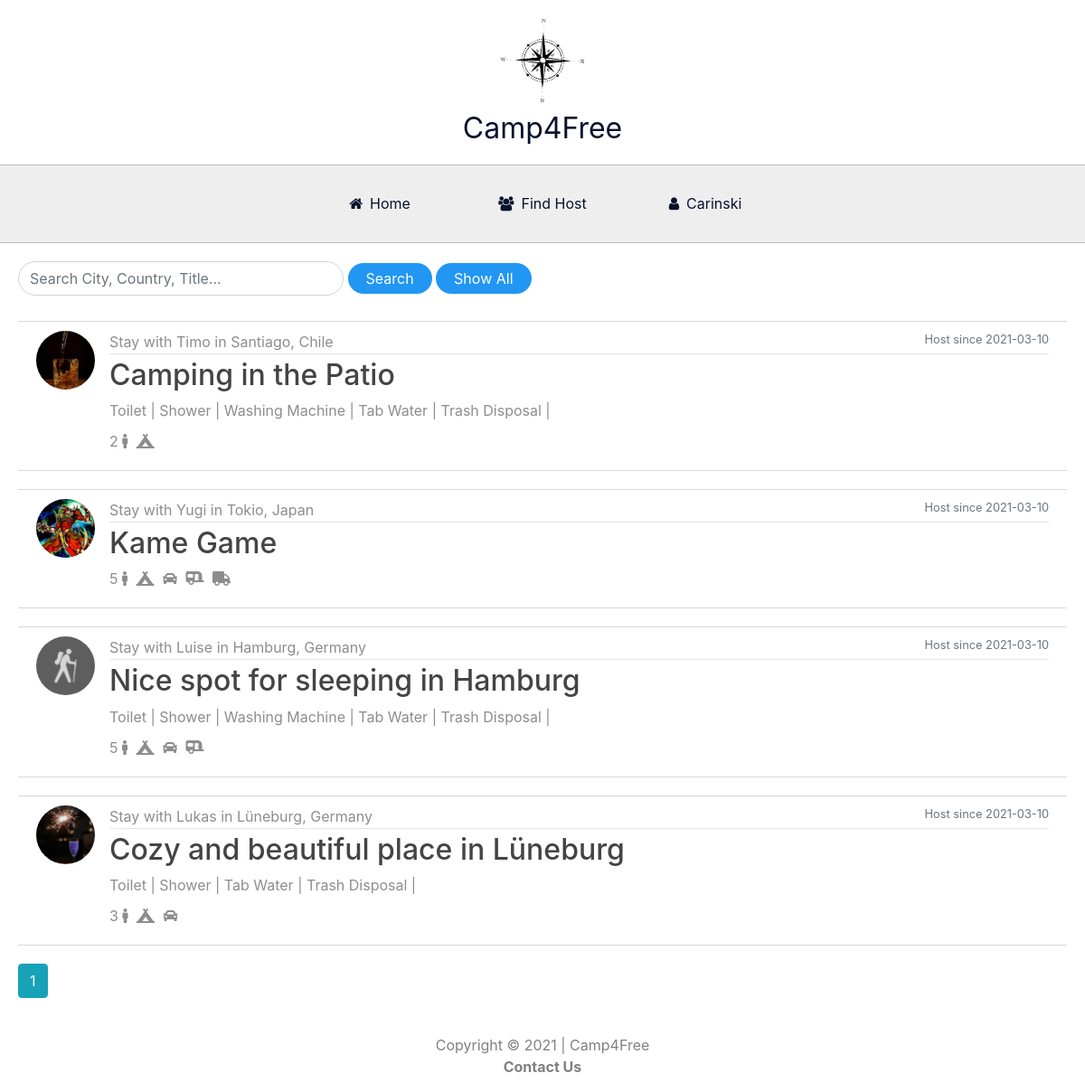
The page /find_host (signed in) on the database as committed earlier.
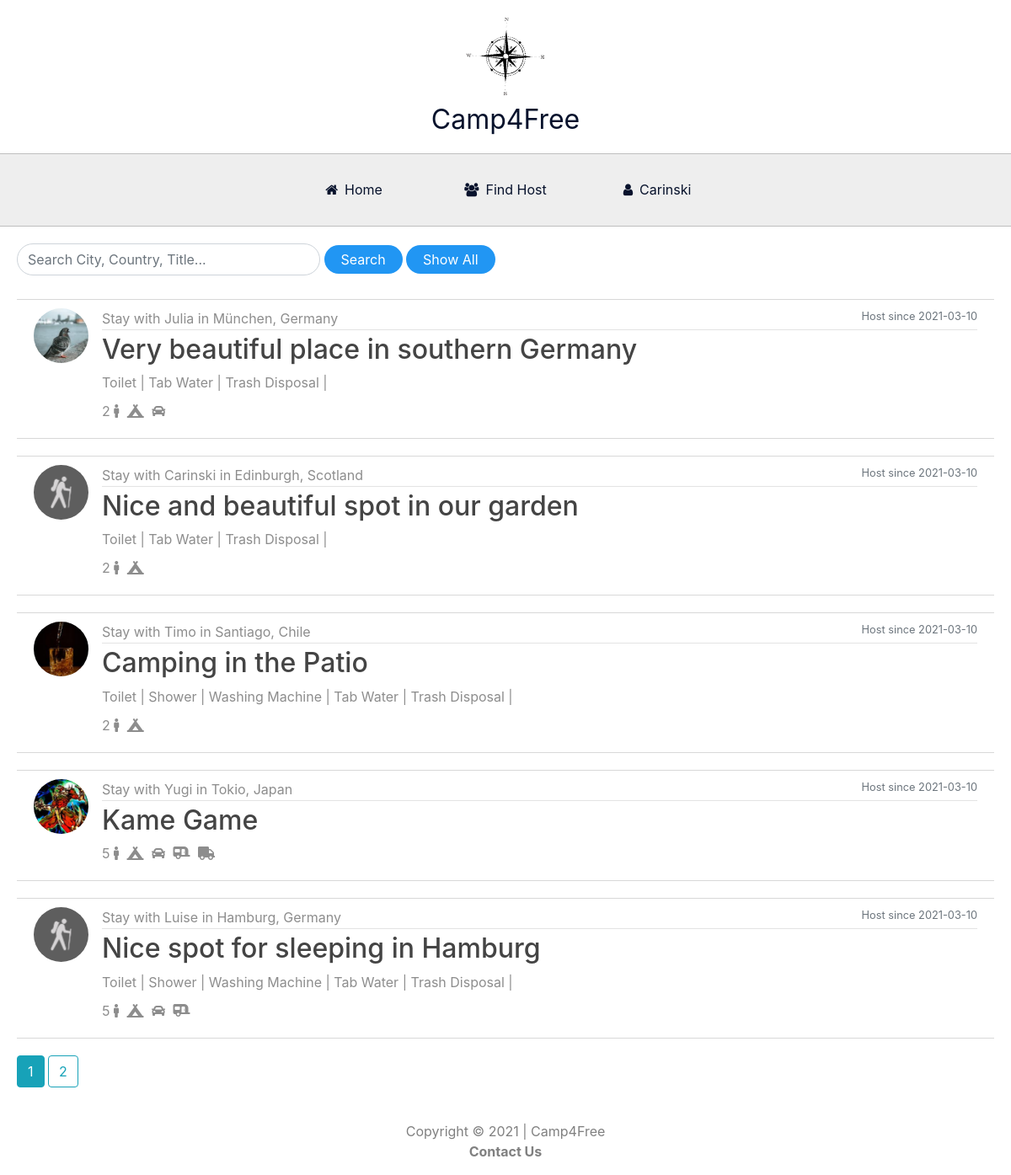
The same page on the database as committed later.
### website/models.py (models this page shows, shortened)
class User(db.Model, UserMixin):
    id = db.Column(db.Integer, primary_key=True)
    firstname = db.Column(db.String(50), nullable = False)
    surname = db.Column(db.String(50), nullable = False)
    age = db.Column(db.String(3))
    gender = db.Column(db.String(20))
    countryresidence = db.Column(db.String(30))
    language1 = db.Column(db.String(30), nullable = False)
    language2 = db.Column(db.String(30), nullable = False)
    language3 = db.Column(db.String(30), nullable = False)
    email = db.Column(db.String(50), unique=True, nullable = False)
    phonenumber = db.Column(db.String(20), nullable = False)
    password = db.Column(db.String(60), nullable = False)
    date = db.Column(db.DateTime(timezone=True), default=func.now())
    image_file = db.Column(db.String(20), nullable = False, default='default.jpeg')
    host = db.relationship('Host', backref='provider', lazy=True)
    traveller = db.relationship('Traveller', backref='passenger', lazy=True)

class Host(db.Model, UserMixin):
    id = db.Column(db.Integer, primary_key=True)
    title = db.Column(db.String(30), nullable = False)
    country = db.Column(db.String(30), nullable = False)
    street = db.Column(db.String(50), nullable = False)
    housenumber = db.Column(db.String(6), nullable = False)
    city = db.Column(db.String(30), nullable = False)
    state = db.Column(db.String(30), nullable = False)
    zipcode = db.Column(db.String(10), nullable = False)
    maximumpeople = db.Column(db.String(2), nullable = False)
    h_tent = db.Column(db.String(6))
    h_car = db.Column(db.String(6))
    h_cartrailer = db.Column(db.String(6))
    h_motorhome = db.Column(db.String(6))
    h_toilet = db.Column(db.String(20))
    h_shower = db.Column(db.String(20))
    h_washingmachine = db.Column(db.String(20))
    h_water = db.Column(db.String(6))
    h_trash = db.Column(db.String(6))
    h_note = db.Column(db.String(5000))
    date = db.Column(db.DateTime(timezone=True), default=func.now())
    on_off = db.Column(db.String(6), default='On')
    user_id = db.Column(db.Integer, db.ForeignKey('user.id'), nullable = False)

### website/views.py (the view)
@views.route('/find_host', methods=['GET', 'POST'])
@login_required
def find_host():
    hostvalue = Host.query.filter_by(user_id = current_user.id).first()
    travellervalue = Traveller.query.filter_by(user_id = current_user.id).first()
    page = request.args.get('page', 1, type=int)
    hosts = Host.query.order_by(Host.date.desc()).paginate(page=page, per_page=5)
    if travellervalue:
        if request.method == 'POST':
            return redirect(url_for('views.find_host'))
        return render_template("find_host.html", user=current_user, hosts=hosts)
    else:
        flash('You have to register as a traveller before accessing this page!', category='error')
        return redirect(url_for('views.account'))

### website/__init__.py (called while the page is built)
def create_app():
    from .views import views
    from .auth import auth
    app.register_blueprint(views, url_prefix='/')
    app.register_blueprint(auth, url_prefix='/')
    from .models import User, Host, Traveller
    create_database(app)
    login_manager = LoginManager()
    login_manager.login_view = 'auth.login'
    login_manager.init_app(app)
    @login_manager.user_loader
    def load_user(id):
        return User.query.get(int(id))
    return app

### website/templates/find_host.html (shortened to what this page needs)
{% extends "base.html" %}
{% block content %}
<form method="GET" action="search">
  <div class="search">
    <input style="display: inline; text-transform: capitalize" type="text" class="form-control" id="searchbar" name="searchbar" placeholder="Search City, Country, Title...">
    <button type="submit" class="edit">Search</button>
    <a href="{{ url_for('views.find_host') }}"><button name="show_all" type="button" value="show_all" class="edit" >Show All</button></a>
  </div>
</form>
    {% for host in hosts.items %}
      {% if host.on_off == "On" %}
          <article class="media content-section">
            <img class="rounded-circle article-img" src="{{ url_for('static', filename='profile_pics/' + host.provider.image_file) }}">
            <div class="media-body">
              <div class="article-metadata">Stay with {{ host.provider.firstname }} in {{ host.city }}, {{ host.country }}
                <small class="text-muted" style="float: right">Host since {{ host.date.strftime('%Y-%m-%d') }}</small>
              </div>
              <h2><a class="article-title" href="{{ url_for('views.specific_host', host_id=host.id) }}">{{ host.title }}</a></h2>
              <div class="offerings">
                {% if host.h_toilet == "Yes" %}
                <li>Toilet | </li>
                {% endif %}
                {% if host.h_shower == "Yes" %}
                <li>Shower | </li>
                {% endif %}
                {% if host.h_washingmachine == "Yes" %}
                <li>Washing Machine | </li>
                {% endif %}
                {% if host.h_water == "Yes" %}
                <li>Tab Water | </li>
                {% endif %}
                {% if host.h_trash == "Yes" %}
                <li>Trash Disposal | </li>
                {% endif %}
              </div>
              <div class="spacefor">
                  <li>{{ host.maximumpeople }} <i class="fas fa-male"></i></li>
                  {% if host.h_tent == "Yes" %}
                  <li><i class="fas fa-campground"></i></li>
                  {% endif %}
                  {% if host.h_car == "Yes" %}
                  <li><i class="fas fa-car"></i></li>
                  {% endif %}
                  {% if host.h_cartrailer == "Yes" %}
                  <li><i class="fas fa-caravan"></i></li>
                  {% endif %}
                  {% if host.h_motorhome == "Yes" %}
                  <li><i class="fas fa-truck"></i></li>
                  {% endif %}
              </div>
            </div>
          </article>
        {% endif %}
    {% endfor %}
    <div class="listing">
    {% for page_num in hosts.iter_pages(left_edge=1, right_edge=1, left_current=1, right_current=2) %}
          {% if page_num %}
            {% if hosts.page == page_num %}
              <a class="btn btn-info mb-4" href="{{ url_for ('views.find_host', page=page_num) }}">{{ page_num }}</a>
            {% else %}
              <a class="btn btn-outline-info mb-4" href="{{ url_for ('views.find_host', page=page_num) }}">{{ page_num }}</a>
            {% endif %}
          {% endif %}
    {% endfor %}
    </div>
{% endblock%}

### website/templates/base.html (shortened to what this page needs)
<!DOCTYPE html>
<html>
    <head>
        <link rel="stylesheet" href="{{ url_for('static', filename='style.css') }}">
        <link rel="stylesheet" href="https://use.fontawesome.com/releases/v5.15.2/css/all.css">
        <link rel="stylesheet" href="https://use.fontawesome.com/releases/v5.15.2/css/v4-shims.css">
        <link
        rel="stylesheet"
        href="https://stackpath.bootstrapcdn.com/bootstrap/4.4.1/css/bootstrap.min.css"
        />
        <link
        rel="stylesheet"
        href="https://stackpath.bootstrapcdn.com/font-awesome/4.7.0/css/font-awesome.min.css"
        />
        <link rel="stylesheet" href="https://maxcdn.bootstrapcdn.com/bootstrap/4.0.0/css/bootstrap.min.css">
    </head>
    <body>
        <div id="top">
            <div id="logo">
                <img src="static/img/compass.png" alt="Compass">
            </div>
            <div id="logo-name">Camp4Free</div>
        </div>
        <div class="menu-bar">
            <ul>
                <li><a href="/"><i class="fa fa-home"></i>Home</a></li>
                <li><a href="{{ url_for('views.find_host') }}"><i class="fa fa-users"></i>Find Host</a></li>
                {% if user.is_authenticated %}
                <li><a href="{{ url_for('views.account') }}"><i class="fa fa-user"></i>{{current_user.firstname}}</a>
                {% endif %}
            </ul>
        </div>
        <div class="content">
            {% block content %}
            {% endblock %}
        </div>
        <div class="footer">
            Copyright © 2021 | Camp4Free
            <a href="{{ url_for('views.contact') }}" style="color:grey; font-weight: bold;">Contact Us</a>
        </div>
    </body>
</html>

### website/static/style.css (style rules this page uses)
* { padding: 0px; margin: 0px; box-sizing: border-box; }
body { font-family: sans-serif; }
#top { text-align: center; }
#logo { display: inline-block; margin-top: 16px; }
#logo img { height: 101.55px; width: 138px; transform: rotate(348deg); }
#logo-name { font-size: 32px; color: rgb(7, 18, 44); margin-bottom: 16px; }
.menu-bar { background-color:rgb(238, 238, 238); text-align: center; border-top: solid 1px rgb(190, 190, 190); border-bottom: solid 1px rgb(190, 190, 190); }
.menu-bar ul { display: inline-flex; list-style: none; color: rgb(7, 18, 44); }
.menu-bar ul li { width: 150px; margin: 15px; margin-bottom: 0px; padding: 15px; }
.menu-bar ul li a { text-decoration: none; color: rgb(7, 18, 44); }
.menu-bar .fa { margin-right: 8px; }
.footer { text-align: center; color: grey; padding: 16px; }
.edit { background-color: #2196F3; border: none; color: white; padding: 5px 20px; text-align: center; text-decoration: none; display: inline-block; font-size: 16px; border-radius: 34px; margin-bottom: 10px; }
img { image-orientation: from-image; }
article { padding: 10px 20px; border-top: 1px solid #d8d8d8; border-bottom: 1px solid #d8d8d8; margin: 20px; color: #8d8d8d }
article li { list-style: none; margin-bottom: 10px; }
.article-title { color: #444444; }
.article-img { height: 65px; width: 65px; margin-right: 16px; }
.article-metadata { padding-bottom: 1px; margin-bottom: 4px; border-bottom: 1px solid #e3e3e3; }
.offerings li { list-style: none; margin-bottom: 10px; display:inline-block; }
.spacefor li { list-style: none; margin-right: 5px; display:inline-block; }
.listing { margin-left: 20px; margin-right: 20px; }
.search input + button { display: inline; }
#searchbar { border-radius: 34px; margin-left: 20px; margin-top: 20px; width: 30%; }

Rows that differ between the two databases and show on the page:
no longer on this page (row unchanged): Host: image_file (picture), provider.firstname "Lukas", city "Lüneburg", country "Germany", date "2021-03-10", title "Cozy and beautiful place in Lüneburg", h_toilet "Toilet |", h_shower "Shower |", h_water "Tab Water |", h_trash "Trash Disposal |", maximumpeople "3", h_tent "Yes" (drawn), h_car "Yes" (drawn)
added Host: image_file (picture), provider.firstname "Julia", city "München", country "Germany", date "2021-03-10", title "Very beautiful place in southern Germany", h_toilet "Toilet |", h_water "Tab Water |", h_trash "Trash Disposal |", maximumpeople "2", h_tent "Yes" (drawn), h_car "Yes" (drawn)
added Host: image_file (placeholder picture), provider.firstname "Carinski", city "Edinburgh", country "Scotland", date "2021-03-10", title "Nice and beautiful spot in our garden", h_toilet "Toilet |", h_water "Tab Water |", h_trash "Trash Disposal |", maximumpeople "2", h_tent "Yes" (drawn)
Other text that changed with them:
new list line: "2"
